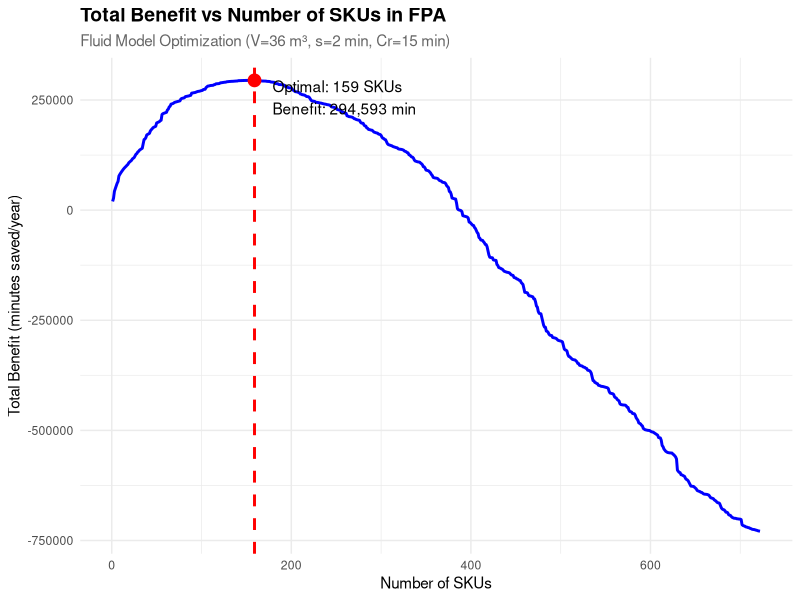
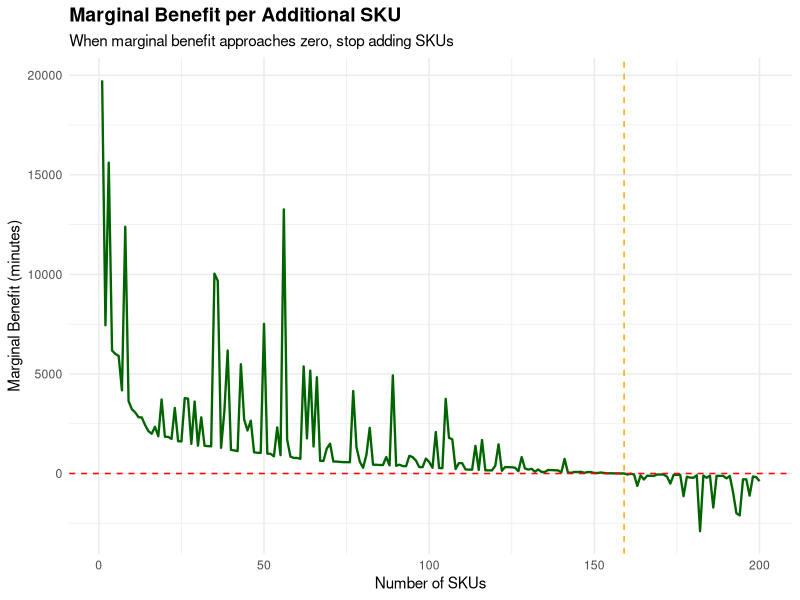
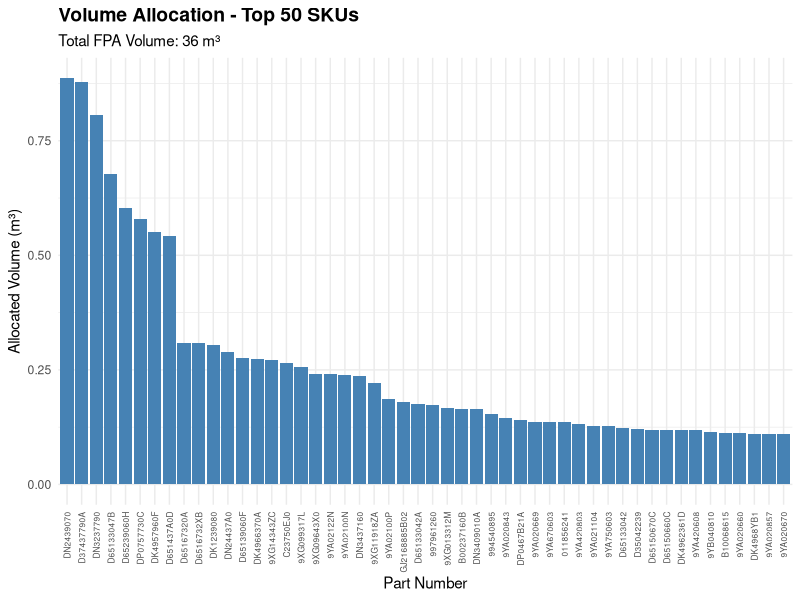

Reproduce these figures in R, in order.
###############################################################################
# Q2_FluidModel.R - Fluid Model FPA Design (Question 2 - 20 points)
# หาจำนวน SKU ที่เหมาะสมและจัดสรรปริมาตรใน FPA 36 m³
###############################################################################

library(data.table)
library(ggplot2)

cat("=== Q2: Fluid Model FPA Design ===\n\n")

### =========================
### PARAMETERS (from case)
### =========================
V_fpa <- 36.0        # FPA total volume (m³)
s <- 2.0             # Time saved per FPA pick (min/line)
Cr <- 15.0           # Replenishment time (min/trip)

cat("Parameters:\n")
cat("  - FPA Volume (V): ", V_fpa, " m³\n", sep="")
cat("  - Time saved per pick (s): ", s, " min/line\n", sep="")
cat("  - Replenishment time (Cr): ", Cr, " min/trip\n\n", sep="")

### =========================
### STEP 1: Load Data
### =========================
cat("Loading data...\n")

# Load from Freq.R output
if (!file.exists("DataFreq.csv")) {
  stop("DataFreq.csv not found. Please run Freq.R first.")
}

sku_data <- fread("DataFreq.csv")
cat("  - Loaded ", nrow(sku_data), " SKUs from DataFreq.csv\n\n", sep="")

# Rename columns for clarity
# Volume = D_i (annual demand volume = Freq × CubM)
# Freq = f_i (annual pick frequency)
# Viscosity = η_i = f_i / √(D_i)
setnames(sku_data, c("Volume", "Freq", "Viscosity"),
         c("D_i", "f_i", "eta_i"), skip_absent = TRUE)

# Sort by viscosity (highest first)
setorder(sku_data, -eta_i)
sku_data[, Rank := 1:.N]

### =========================
### STEP 2: Iterative Benefit Calculation
### =========================
cat("Calculating optimal SKU selection...\n\n")

# Function to calculate total benefit for first n SKUs
calculate_total_benefit <- function(n, sku_dt, V, s, Cr) {
  if (n == 0) return(0)

  # Select first n SKUs (by viscosity rank)
  selected <- sku_dt[1:n]

  # Calculate volume allocation: v_i* = V × √(D_i) / Σ√(D_j)
  sqrt_D <- sqrt(selected$D_i)
  sum_sqrt_D <- sum(sqrt_D)

  # Allocated volume for each SKU
  v_star <- V * sqrt_D / sum_sqrt_D

  # Calculate benefit for each SKU: B_i = s × f_i - Cr × (D_i / v_i*)
  # D_i / v_i* = replenishment trips per year
  benefit <- s * selected$f_i - Cr * (selected$D_i / v_star)

  # Total benefit = sum of all individual benefits
  return(sum(benefit))
}

# Calculate benefit for each possible number of SKUs
n_skus <- nrow(sku_data)
results <- data.table(
  n = 1:n_skus,
  TotalBenefit = sapply(1:n_skus, function(n) {
    calculate_total_benefit(n, sku_data, V_fpa, s, Cr)
  })
)

# Find the marginal benefit (change in total benefit)
results[, MarginalBenefit := TotalBenefit - shift(TotalBenefit, 1, fill = 0)]

# Find optimal n (where total benefit is maximized)
optimal_n <- results[which.max(TotalBenefit), n]
max_benefit <- results[which.max(TotalBenefit), TotalBenefit]

cat("Benefit Analysis:\n")
cat("  - Optimal number of SKUs: ", optimal_n, "\n", sep="")
cat("  - Maximum total benefit: ", round(max_benefit, 2), " minutes saved per year\n\n", sep="")

### =========================
### STEP 3: Volume Allocation for Optimal SKUs
### =========================
cat("Allocating FPA volume to ", optimal_n, " SKUs...\n\n", sep="")

# Select optimal SKUs
optimal_skus <- sku_data[1:optimal_n]

# Calculate volume allocation
sqrt_D <- sqrt(optimal_skus$D_i)
sum_sqrt_D <- sum(sqrt_D)

optimal_skus[, v_star := V_fpa * sqrt(D_i) / sum_sqrt_D]

# Calculate individual benefit
optimal_skus[, Benefit := s * f_i - Cr * (D_i / v_star)]

# Calculate replenishment trips
optimal_skus[, ReplenishTrips := D_i / v_star]

# Verify total volume
total_allocated <- sum(optimal_skus$v_star)
cat("Volume Allocation Summary:\n")
cat("  - Total volume allocated: ", round(total_allocated, 4), " m³\n", sep="")
cat("  - FPA capacity: ", V_fpa, " m³\n", sep="")
cat("  - Utilization: ", round(total_allocated / V_fpa * 100, 2), "%\n\n", sep="")

### =========================
### STEP 4: Summary Statistics
### =========================
cat("=== Optimal FPA Design Summary ===\n\n")

cat("Selected SKUs: ", optimal_n, " out of ", n_skus, " (",
    round(optimal_n/n_skus*100, 1), "%)\n", sep="")
cat("Total Pick Frequency: ", format(sum(optimal_skus$f_i), big.mark=","), " lines/year\n", sep="")
cat("Total Demand Volume: ", round(sum(optimal_skus$D_i), 2), " m³/year\n", sep="")
cat("Total Benefit: ", round(max_benefit, 2), " minutes saved/year\n", sep="")
cat("  = ", round(max_benefit / 60, 2), " hours saved/year\n\n", sep="")

# Show top 20 SKUs
cat("Top 20 SKUs by Viscosity:\n")
print(optimal_skus[1:min(20, .N), .(
  Rank, PartNo,
  Freq = f_i,
  Demand_m3 = round(D_i, 4),
  Viscosity = round(eta_i, 2),
  Allocated_m3 = round(v_star, 4),
  Benefit_min = round(Benefit, 2)
)])

### =========================
### STEP 5: Visualization
### =========================
cat("\nCreating visualizations...\n")

# Plot 1: Total Benefit vs Number of SKUs
p1 <- ggplot(results, aes(x = n, y = TotalBenefit)) +
  geom_line(color = "blue", linewidth = 1) +
  geom_vline(xintercept = optimal_n, color = "red", linetype = "dashed", linewidth = 1) +
  geom_point(data = results[n == optimal_n], aes(x = n, y = TotalBenefit),
             color = "red", size = 4) +
  annotate("text", x = optimal_n + 20, y = max_benefit,
           label = paste0("Optimal: ", optimal_n, " SKUs\nBenefit: ",
                          format(round(max_benefit), big.mark=","), " min"),
           hjust = 0, vjust = 1) +
  labs(
    title = "Total Benefit vs Number of SKUs in FPA",
    subtitle = paste0("Fluid Model Optimization (V=", V_fpa, " m³, s=", s, " min, Cr=", Cr, " min)"),
    x = "Number of SKUs",
    y = "Total Benefit (minutes saved/year)"
  ) +
  theme_minimal() +
  theme(
    plot.title = element_text(size = 14, face = "bold"),
    plot.subtitle = element_text(size = 11, color = "gray40")
  )

ggsave("Q2_benefit_vs_skus.png", p1, width = 10, height = 6, dpi = 150)
cat("  - Saved: Q2_benefit_vs_skus.png\n")

# Plot 2: Marginal Benefit
p2 <- ggplot(results[1:min(200, .N)], aes(x = n, y = MarginalBenefit)) +
  geom_line(color = "darkgreen", linewidth = 0.8) +
  geom_hline(yintercept = 0, color = "red", linetype = "dashed") +
  geom_vline(xintercept = optimal_n, color = "orange", linetype = "dashed") +
  labs(
    title = "Marginal Benefit per Additional SKU",
    subtitle = "When marginal benefit approaches zero, stop adding SKUs",
    x = "Number of SKUs",
    y = "Marginal Benefit (minutes)"
  ) +
  theme_minimal() +
  theme(
    plot.title = element_text(size = 14, face = "bold")
  )

ggsave("Q2_marginal_benefit.png", p2, width = 10, height = 6, dpi = 150)
cat("  - Saved: Q2_marginal_benefit.png\n")

# Plot 3: Volume Allocation (top 50 SKUs)
top_50 <- optimal_skus[1:min(50, .N)]
top_50[, PartNo_short := substr(PartNo, 1, 15)]

p3 <- ggplot(top_50, aes(x = reorder(PartNo_short, -v_star), y = v_star)) +
  geom_bar(stat = "identity", fill = "steelblue") +
  labs(
    title = "Volume Allocation - Top 50 SKUs",
    subtitle = paste0("Total FPA Volume: ", V_fpa, " m³"),
    x = "Part Number",
    y = "Allocated Volume (m³)"
  ) +
  theme_minimal() +
  theme(
    axis.text.x = element_text(angle = 90, hjust = 1, vjust = 0.5, size = 6),
    plot.title = element_text(size = 14, face = "bold")
  )

ggsave("Q2_volume_allocation.png", p3, width = 14, height = 6, dpi = 150)
cat("  - Saved: Q2_volume_allocation.png\n")

### =========================
### STEP 6: Save Results
### =========================
cat("\nSaving results...\n")

# Save optimal SKUs with allocation
output_cols <- c("Rank", "PartNo", "f_i", "D_i", "eta_i", "v_star", "Benefit", "ReplenishTrips")
setnames(optimal_skus, c("f_i", "D_i", "eta_i", "v_star"),
         c("Frequency", "DemandVolume_m3", "Viscosity", "AllocatedVolume_m3"),
         skip_absent = TRUE)

fwrite(optimal_skus[, .(Rank, PartNo, Frequency, DemandVolume_m3, Viscosity,
                        AllocatedVolume_m3, Benefit, ReplenishTrips)],
       "Q2_FPA_Optimal_SKUs.csv")
cat("  - Saved: Q2_FPA_Optimal_SKUs.csv (", nrow(optimal_skus), " SKUs)\n", sep="")

# Save benefit analysis
fwrite(results, "Q2_Benefit_Analysis.csv")
cat("  - Saved: Q2_Benefit_Analysis.csv\n")

# Save summary
summary_dt <- data.table(
  Parameter = c("FPA Volume (m³)", "Time Saved per Pick (min)",
                "Replenishment Time (min)", "Optimal Number of SKUs",
                "Total SKUs Available", "Percentage Selected",
                "Total Pick Frequency (lines/year)",
                "Total Demand Volume (m³/year)",
                "Maximum Total Benefit (min/year)",
                "Benefit in Hours/Year"),
  Value = c(V_fpa, s, Cr, optimal_n, n_skus,
            round(optimal_n/n_skus*100, 2),
            sum(optimal_skus$Frequency),
            round(sum(optimal_skus$DemandVolume_m3), 2),
            round(max_benefit, 2),
            round(max_benefit/60, 2))
)
fwrite(summary_dt, "Q2_Summary.csv")
cat("  - Saved: Q2_Summary.csv\n")

cat("\n=== Q2 Complete ===\n")
